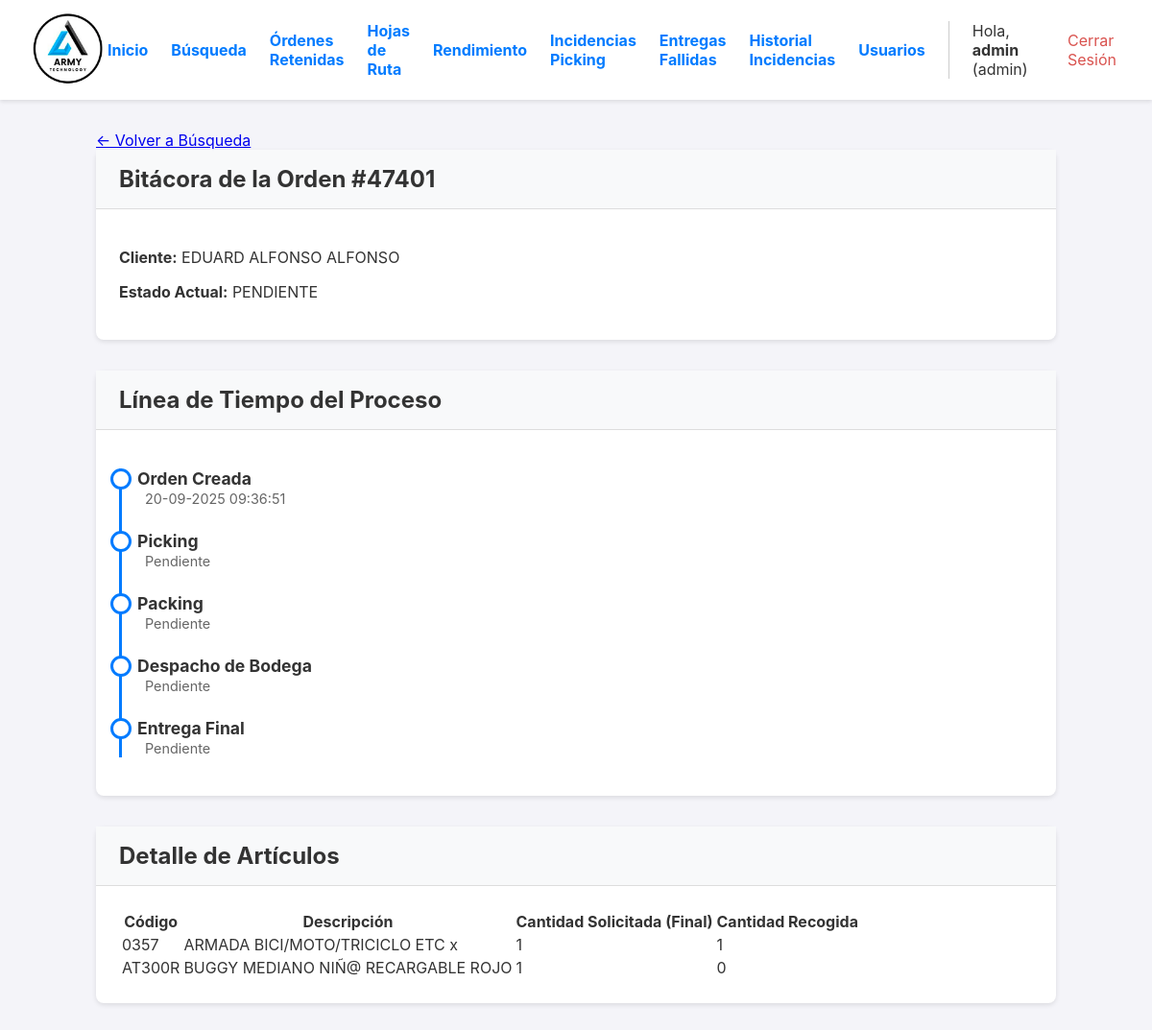
The page /orden/5/bitacora (signed in) on the database as committed earlier.
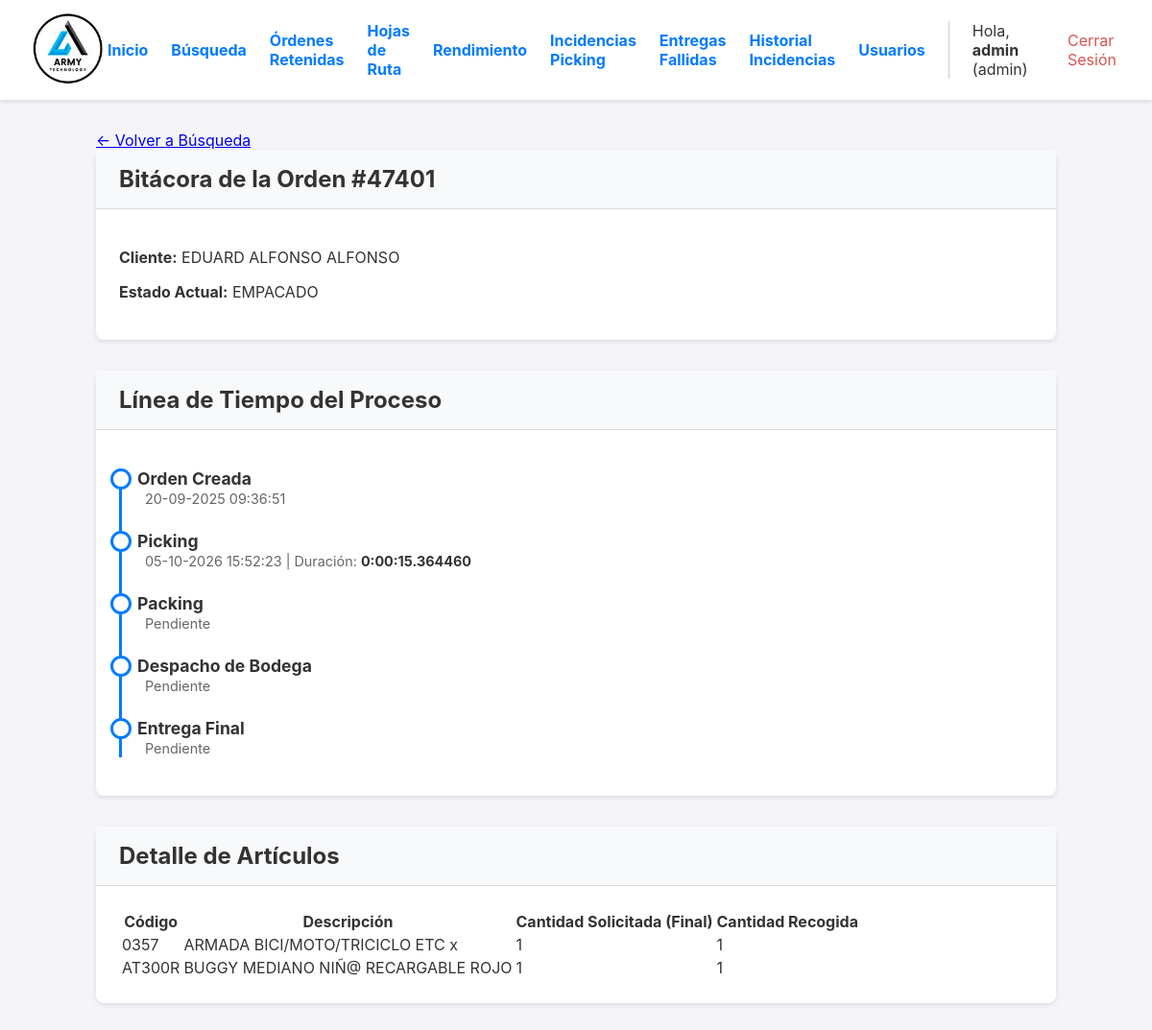
The same page on the database as committed later.
### app.py (models this page shows, shortened)
class User(UserMixin, db.Model):
    id = db.Column(db.Integer, primary_key=True)
    username = db.Column(db.String(80), unique=True, nullable=False)
    password_hash = db.Column(db.String(256), nullable=False)
    role = db.Column(db.String(20), nullable=False, default='operario')

class Orden(db.Model):
    id = db.Column(db.Integer, primary_key=True)
    numero_pedido = db.Column(db.String(50), unique=True, nullable=False)
    cliente_nombre = db.Column(db.String(200), nullable=False)
    cliente_direccion = db.Column(db.String(300), nullable=True)
    estado = db.Column(db.String(30), nullable=False, default='PENDIENTE')
    fecha_creacion = db.Column(db.DateTime, nullable=False, default=datetime.datetime.utcnow)
    lote_id = db.Column(db.Integer, db.ForeignKey('lote_picking.id'), nullable=True)
    items = db.relationship('ItemOrden', backref='orden', lazy=True, cascade="all, delete-orphan")
    fecha_inicio_picking = db.Column(db.DateTime, nullable=True)
    fecha_fin_picking = db.Column(db.DateTime, nullable=True)
    fecha_fin_packing = db.Column(db.DateTime, nullable=True)
    fecha_despacho = db.Column(db.DateTime, nullable=True)
    packer_id = db.Column(db.Integer, db.ForeignKey('user.id', ondelete='SET NULL'), nullable=True)
    packer = db.relationship('User', foreign_keys=[packer_id])
    devolucion_confirmada = db.Column(db.Boolean, default=False, nullable=False)
    bultos = db.relationship('Bulto', backref='orden', cascade="all, delete-orphan")
    hoja_de_ruta_id = db.Column(db.Integer, db.ForeignKey('hoja_de_ruta.id'), nullable=True)
    destino_id = db.Column(db.Integer, db.ForeignKey('destino.id'), nullable=True)
    destino = db.relationship('Destino', backref='ordenes')
    guia_encomienda = db.Column(db.String(100), nullable=True)
    nota_entrega = db.Column(db.Text, nullable=True)
    fecha_entrega_final = db.Column(db.DateTime, nullable=True)
    nota_bodega = db.Column(db.Text, nullable=True)

class ItemOrden(db.Model):
    id = db.Column(db.Integer, primary_key=True)
    orden_id = db.Column(db.Integer, db.ForeignKey('orden.id'), nullable=False)
    codigo_articulo = db.Column(db.String(100), nullable=False)
    descripcion_articulo = db.Column(db.String(300), nullable=False)
    cantidad_solicitada = db.Column(db.Integer, nullable=False)
    cantidad_recogida = db.Column(db.Integer, nullable=False, default=0)
    cantidad_empacada = db.Column(db.Integer, nullable=False, default=0)
    tiene_incidencia = db.Column(db.Boolean, default=False, nullable=False)
    tipo_incidencia = db.Column(db.String(50), nullable=True)
    nota_incidencia = db.Column(db.Text, nullable=True)

### app.py (the view)
@app.route('/orden/<int:orden_id>/bitacora')
@login_required
@logistica_required # Cambiado a logistica_required para que operarios también puedan verla
def bitacora_orden(orden_id):
    options_list = [
        joinedload(Orden.lote).joinedload(LotePicking.operario),
        joinedload(Orden.packer),
        subqueryload(Orden.items).joinedload(ItemOrden.historial_incidencias),
        joinedload(Orden.hoja_de_ruta).joinedload(HojaDeRuta.conductor) # <-- NUEVA LÍNEA
    ]
    orden = db.session.get(Orden, orden_id, options=options_list)
    if not orden:
        flash('Orden no encontrada.', 'error')
        return redirect(url_for('reportes_y_busqueda'))
    duraciones = {}
    if orden.fecha_inicio_picking and orden.fecha_fin_picking:
        duraciones['picking'] = orden.fecha_fin_picking - orden.fecha_inicio_picking
    if orden.fecha_fin_picking and orden.fecha_fin_packing:
        duraciones['packing'] = orden.fecha_fin_packing - orden.fecha_fin_picking
    if orden.fecha_fin_packing and orden.fecha_despacho:
        duraciones['despacho'] = orden.fecha_despacho - orden.fecha_fin_packing
    if orden.fecha_creacion and orden.fecha_despacho:
        duraciones['total'] = orden.fecha_despacho - orden.fecha_creacion
    return render_template('bitacora_orden.html', orden=orden, duraciones=duraciones)

### app.py (called while the page is built)
def logistica_required(f):
    @wraps(f)
    def decorated_function(*args, **kwargs):
        if not current_user.is_authenticated or current_user.role not in ['admin', 'operario', 'garantias']:
            flash('Se requiere rol de Administrador, Operario o Garantías para acceder a esta página.', 'error')
            return redirect(url_for('dashboard'))
        return f(*args, **kwargs)
    return decorated_function

@login_manager.user_loader
def load_user(user_id):
    return db.session.get(User, int(user_id))

@app.template_filter('localtime')
def to_localtime_filter(utc_datetime):
    if not utc_datetime: return ""
    local_tz = pytz.timezone('America/Costa_Rica')
    local_dt = utc_datetime.replace(tzinfo=pytz.utc).astimezone(local_tz)
    return local_dt.strftime('%d-%m-%Y %H:%M:%S')

### templates/bitacora_orden.html (shortened to what this page needs)
{% extends "layout.html" %}
{% block content %}
<div class="bitacora-container">
    <a href="{{ url_for('reportes_y_busqueda') }}" class="back-link">← Volver a Búsqueda</a>
    <div class="card">
        <div class="card-header">
            <h2>Bitácora de la Orden #{{ orden.numero_pedido }}</h2>
        </div>
        <div class="card-body">
            <p><strong>Cliente:</strong> {{ orden.cliente_nombre }}</p>
            <p><strong>Estado Actual:</strong> <span class="estado estado-{{ orden.estado }}">{{ orden.estado.replace('_', ' ') }}</span></p>
        </div>
    </div>
    <div class="card">
        <div class="card-header"><h2>Línea de Tiempo del Proceso</h2></div>
        <div class="card-body">
            <ul class="timeline">
                <li class="timeline-item">
                    <div class="timeline-title">Orden Creada</div>
                    <span class="timeline-meta">{{ orden.fecha_creacion | localtime }}</span>
                </li>
                <li class="timeline-item">
                    <div class="timeline-title">Picking</div>
                    <span class="timeline-meta">
                        {{ orden.fecha_inicio_picking | localtime if orden.fecha_inicio_picking else 'Pendiente' }}
                        {% if duraciones.picking %} | Duración: <span class="duracion">{{ duraciones.picking }}</span>{% endif %}
                    </span>
                </li>
                <li class="timeline-item">
                    <div class="timeline-title">Packing</div>
                    <span class="timeline-meta">
                        {{ orden.fecha_fin_packing | localtime if orden.fecha_fin_packing else 'Pendiente' }}
                    </span>
                </li>
                <li class="timeline-item">
                    <div class="timeline-title">Despacho de Bodega</div>
                     <span class="timeline-meta">
                        {{ orden.fecha_despacho | localtime if orden.fecha_despacho else 'Pendiente' }}
                    </span>
                </li>
                <li class="timeline-item" style="padding-bottom:0;">
                    <div class="timeline-title">Entrega Final</div>
                    <span class="timeline-meta">
                        {% if orden.fecha_entrega_final %}
                            {{ orden.fecha_entrega_final | localtime }}
                        {% elif orden.hoja_de_ruta and orden.hoja_de_ruta.fecha_finalizacion %}
                            {{ orden.hoja_de_ruta.fecha_finalizacion | localtime }}
                        {% elif orden.estado in ['DESPACHADO', 'ENTREGADO', 'ENTREGA_FALLIDA', 'INCIDENCIA_ENTREGA'] %}
                            En proceso...
                        {% else %}
                            Pendiente
                        {% endif %}
                    </span>
                </li>
            </ul>
        </div>
    </div>
    <div class="card">
        <div class="card-header"><h2>Detalle de Artículos</h2></div>
        <div class="card-body">
            <table class="kpi-table">
                <thead>
                    <tr>
                        <th>Código</th>
                        <th>Descripción</th>
                        <th>Cantidad Solicitada (Final)</th>
                        <th>Cantidad Recogida</th>
                    </tr>
                </thead>
                <tbody>
                    {% for item in orden.items %}
                    <tr>
                        <td>{{ item.codigo_articulo }}</td>
                        <td>{{ item.descripcion_articulo }}</td>
                        <td>{{ item.cantidad_solicitada }}</td>
                        <td>{{ item.cantidad_recogida }}</td>
                    </tr>
                    {% endfor %}
                </tbody>
            </table>
        </div>
    </div>
</div>
{% endblock %}

### templates/layout.html (shortened to what this page needs)
<!DOCTYPE html>
<html lang="es">
<head>
</head>
<body>
    <header>
        <div class="logo">
            <a href="{{ url_for('dashboard') }}">
                <img src="{{ url_for('static', filename='img/logo.png') }}" alt="Logo de la Empresa">
            </a>
        </div>
        <nav class="nav">
             {% if current_user.is_authenticated %}
                {% if current_user.role == 'admin' %}
                    <div class="nav-admin-links">
                        <a href="{{ url_for('dashboard') }}">Inicio</a>
                        <a href="{{ url_for('reportes_y_busqueda') }}">Búsqueda</a>
                        <a href="{{ url_for('ordenes_retenidas') }}">Órdenes Retenidas</a>
                        <a href="{{ url_for('gestionar_rutas') }}">Hojas de Ruta</a>
                        <a href="{{ url_for('reporte_operarios') }}">Rendimiento</a>
                        <a href="{{ url_for('gestionar_incidencias') }}" class="nav-link-with-badge">
                            Incidencias Picking
                        </a>
                        <a href="{{ url_for('gestionar_entregas_fallidas') }}" class="nav-link-with-badge">
                            Entregas Fallidas
                        </a>
                        <a href="{{ url_for('historial_incidencias') }}">Historial Incidencias</a>
                        <a href="{{ url_for('gestionar_usuarios') }}">Usuarios</a>
                    </div>
                {% endif %}
                <div class="user-info">
                    <span>Hola, <strong>{{ current_user.username }}</strong> ({{ current_user.role }})</span>
                    <a href="{{ url_for('logout') }}" style="color: #d9534f;">Cerrar Sesión</a>
                </div>
             {% endif %}
        </nav>
    </header>
    <main>
        {% block content %}{% endblock %}
    </main>
</body>
</html>

### templates/layout.html (style rules this page uses)
body { font-family: -apple-system, BlinkMacSystemFont, "Segoe UI", Roboto, "Helvetica Neue", Arial, sans-serif; margin: 0; background-color: #f4f4f9; color: #333; }
header { background-color: #fff; padding: 10px 2em; display: flex; justify-content: space-between; align-items: center; box-shadow: 0 2px 4px rgba(0,0,0,0.1); position: sticky; top: 0; z-index: 100; }
.logo img { height: 80px; }
.nav { display: flex; align-items: center; gap: 1em; }
.nav-admin-links { display: flex; align-items: center; gap: 1.5em; font-weight: bold; border-right: 1px solid #ccc; padding-right: 1.5em; margin-right: 0.5em; }
.nav-admin-links a, .user-info a { text-decoration: none; color: #007bff; }
.user-info { display: flex; align-items: center; gap: 1em; }
main { padding: 2em; }
* { box-sizing: border-box; }
main { padding: 1em; }
@media (min-width: 768px) { main { padding: 2em; } }
.nav-link-with-badge { position: relative; text-decoration: none; }

### templates/bitacora_orden.html (style rules this page uses)
.bitacora-container { max-width: 1000px; margin: auto; }
.card { background: white; border-radius: 8px; box-shadow: 0 2px 5px rgba(0,0,0,0.1); margin-bottom: 2rem; }
.card-header { padding: 1rem 1.5rem; background-color: #f8f9fa; border-bottom: 1px solid #ddd; }
.card-header h2 { margin: 0; font-size: 1.5rem; }
.card-body { padding: 1.5rem; }
.timeline { list-style: none; padding-left: 1rem; border-left: 3px solid #007bff; }
.timeline-item { position: relative; padding-bottom: 1.5rem; }
.timeline-item::before { content: ''; position: absolute; left: -28px; top: 0; width: 16px; height: 16px; border-radius: 50%; background: white; border: 3px solid #007bff; }
.timeline-title { font-weight: bold; font-size: 1.1rem; }
.timeline-meta { font-size: 0.9rem; color: #666; margin-left: 0.5rem; }
.timeline-meta .duracion { font-weight: bold; color: #333; }

Rows that differ between the two databases and show on the page:
changed Orden "EDUARD ALFONSO ALFONSO": estado.replace "PENDIENTE" → "EMPACADO"; fecha_inicio_picking "Pendiente" → "05-10-2026 15:52:23"
changed ItemOrden "AT300R": cantidad_recogida "0" → "1"
Other text that changed with them:
{{ duraciones.picking }}: (not shown) → "0:00:15.364460"
text now shown: "| Duración:"
